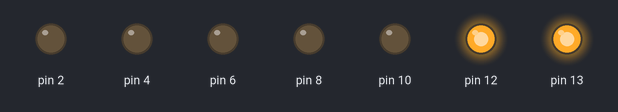
The sketch below on a simulated Arduino Uno, built with avr-gcc and run on an emulated ATmega328P. On the bench: output pins drawn as LEDs (lit = HIGH). Random numbers use the default seed unless the sketch sets one; what the sketch prints to the serial monitor is not drawn.

Above: at 0.1 s.
At 0.75 s:
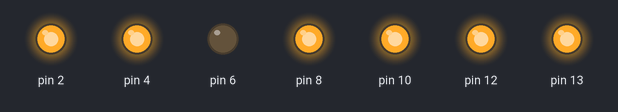
Timing chart, 0 to 2.4 s (numbered marks = the images above):
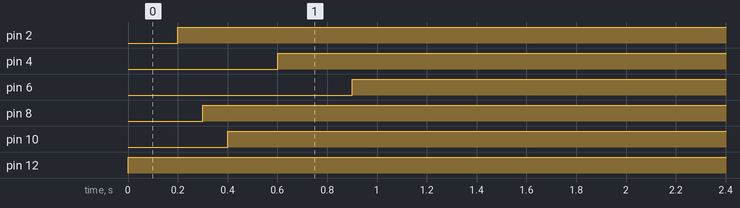

The sketch:

sketch_jun20a.ino
```cpp
// função 1 (sem entrada/sem saida);

void inicio(void){
  pinMode(13,OUTPUT);
  digitalWrite(13,HIGH);
  Serial.begin(9600);
  Serial.println("Arduino iniciado");
}

// função 2 (com entrada/sem saida);
void ligarled(int porta, boolean situacao){
  pinMode(porta,OUTPUT);
  if(situacao){
    digitalWrite(porta,HIGH);
  }else{
    digitalWrite(porta,LOW);
  }
}

// função 3 (sem entrada/com saida);
int ledaleatorio(void){
  return random(2,13);
}

// função 3 (com entrada/com saida);
int numerospares(int numero){
  if(numero%2 == 0){
    return numero;
  }else{
    return 0;
  }
}
void setup() {
  // put your setup code here, to run once:
  inicio();

}

void loop() {
  // put your main code here, to run repeatedly:
  for(int i=2;i<=13;i++){
    int aux = numerospares(ledaleatorio());
    if(aux != 0){
      ligarled(aux,true);
    }
    delay(100);
  }
  delay(1000);
  for(int i=13;i>=2;i--){
    int aux = numerospares(ledaleatorio());
    if(aux != 0){
      ligarled(aux,true);
    }
    delay(100);
  }
  delay(1000);
}
```

Measured:
- by itself, pin 2: LOW → HIGH at 0.20 s
- by itself, pin 4: LOW → HIGH at 0.60 s
- by itself, pin 6: LOW → HIGH at 0.90 s
- by itself, pin 8: LOW → HIGH at 0.30 s
- by itself, pin 10: LOW → HIGH at 0.40 s
- by itself, pin 12: LOW → HIGH at 0.00 s
